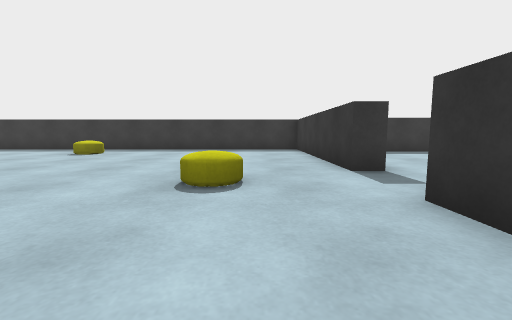
View 1 (above)

16 first-person views from a walk through a 3-D level made in the Unity game engine. The camera is 0.55 m above the floor, tilts 6° down and sees 90° across. The floor is counted in squares, 1 m on a side. Each view is taken from the middle of a square. On the plan, view 1 faces up. The plan holds only what a view shows up to about 9 squares ahead; the rest is blank. The player character is not drawn.

View 2
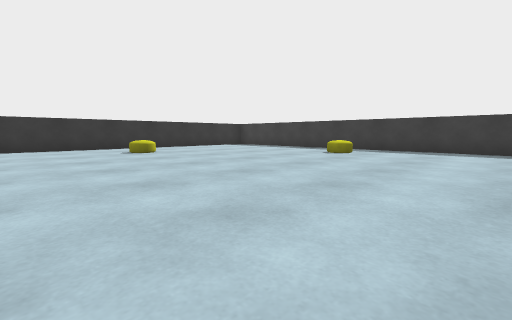

View 3
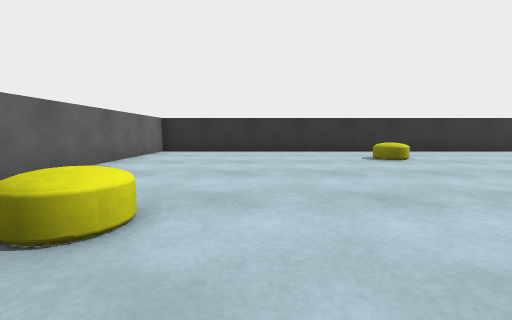

View 4
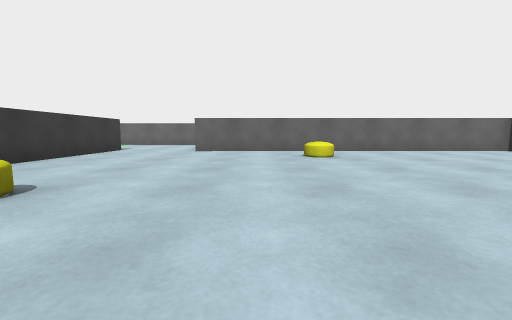

View 5
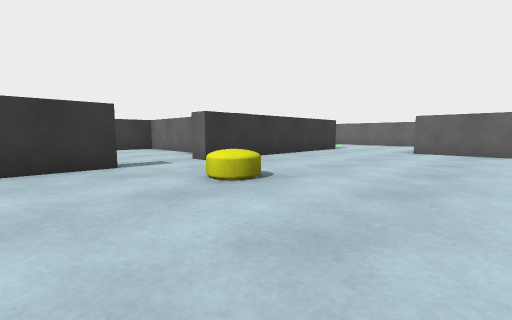

View 6
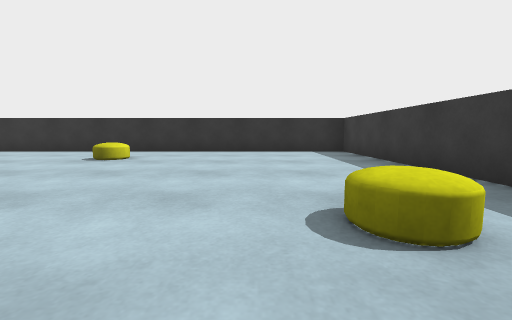

View 7
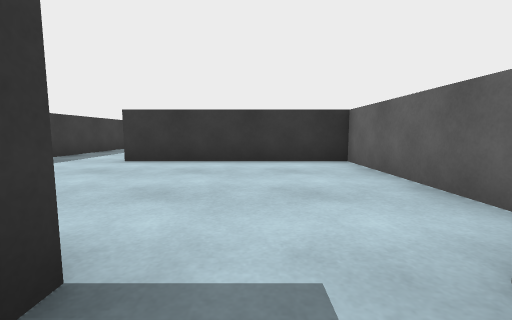

View 8
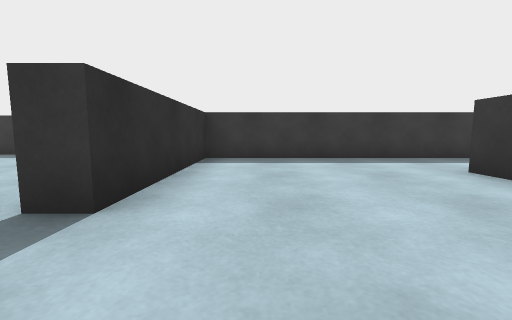

View 9
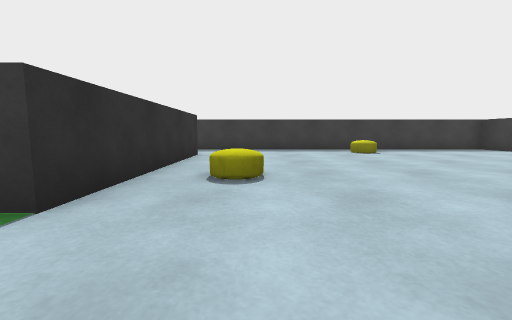

View 10
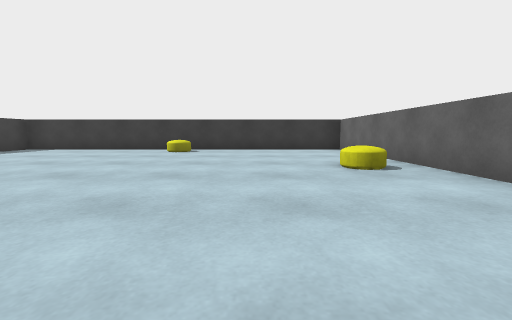

View 11
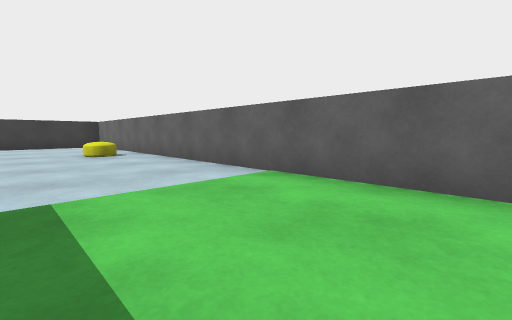

View 12
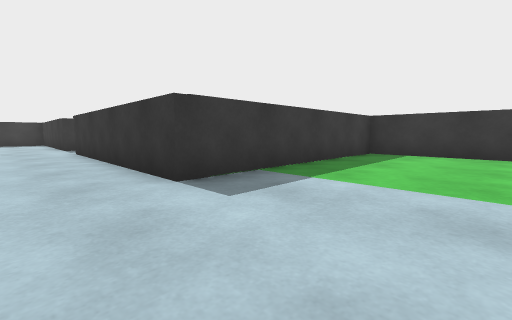

View 13
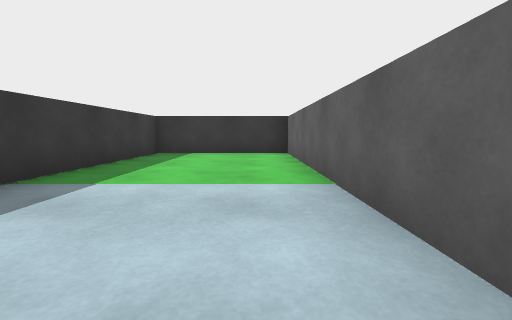

View 14
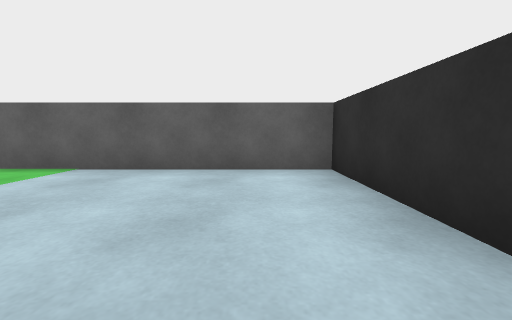

View 15
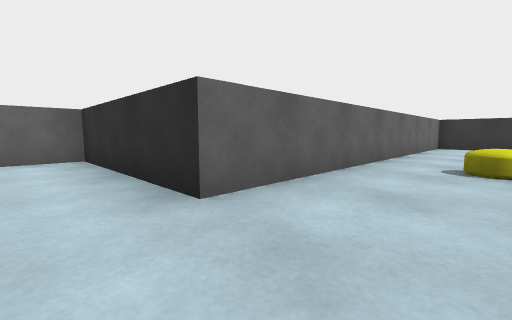

View 16
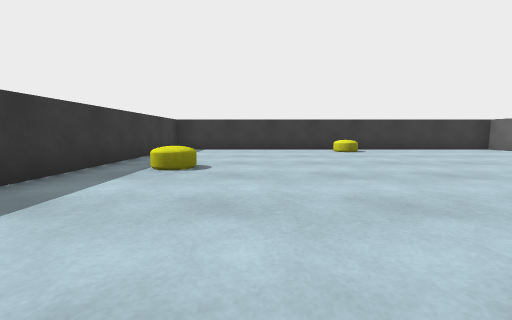

### Floor plan
Ten units are one square. View 1 is at (0, 0); x grows to the right and y downward. Boxes are objects, and circles mark ways between rooms. Rooms are numbered by the first view taken in them; rooms with no view inside come last. Other rooms are left out.
<svg viewBox="-112 -91 273 165">
<path fill="none" stroke="#000" d="M14 -37 14 -86 -107 -86 -107 28 -12 28M14 33 14 -21M28 -12 60 -12 60 -56M14 -21 20 -21M54 -76 19 -76 19 -37 14 -37M65 -56 65 -6M39 28 156 28 156 -76 54 -76M-12 28 -12 69 69 69 69 33 14 33"/>
<rect x="-85" y="-35" width="10" height="10" fill="#bbb"><title>other object</title></rect>
<rect x="-45" y="5" width="10" height="10" fill="#bbb"><title>other object</title></rect>
<rect x="-45" y="-75" width="10" height="10" fill="#bbb"><title>other object</title></rect>
<rect x="-5" y="-35" width="10" height="10" fill="#bbb"><title>other object</title></rect>
<rect x="75" y="-25" width="10" height="10" fill="#bbb"><title>other object</title></rect>
<rect x="105" y="15" width="10" height="10" fill="#bbb"><title>other object</title></rect>
<rect x="105" y="-65" width="10" height="10" fill="#bbb"><title>other object</title></rect>
<rect x="145" y="-25" width="10" height="10" fill="#bbb"><title>other object</title></rect>
<circle cx="20" cy="-30" r="3" fill="#2a7"/>
<circle cx="5" cy="30" r="3" fill="#2a7"/>
<circle cx="60" cy="-65" r="3" fill="#2a7"/>
<text x="-50" y="-30">1</text>
<text x="40" y="-40">2</text>
<text x="100" y="-20">3</text>
<text x="30" y="50">4</text>
</svg>
Room 1 opens to room 2. Room 1 opens to room 4. Room 2 opens to room 3.

Where each view was taken, in squares from view 1:
view 1: 0 up, 0 right, facing up
view 2: 0 up, 1 left, facing up-left
view 3: 0 up, 3 left, facing left
view 4: 5 up, 3 left, facing down
view 5: 5 up, 3 left, facing down-right
view 6: 6 up, 3 left, facing left
view 7: 3 up, 1 right, facing right
view 8: 2 up, 3 right, facing up
view 9: 1 down, 8 right, facing up
view 10: 0 up, 7 right, facing right
view 11: 0 up, 4 right, facing down-right
view 12: 6 down, 0 right, facing up-right
view 13: 6 down, 0 right, facing right
view 14: 3 down, 0 right, facing down
view 15: 1 down, 0 right, facing down-left
view 16: 5 up, 7 right, facing right
